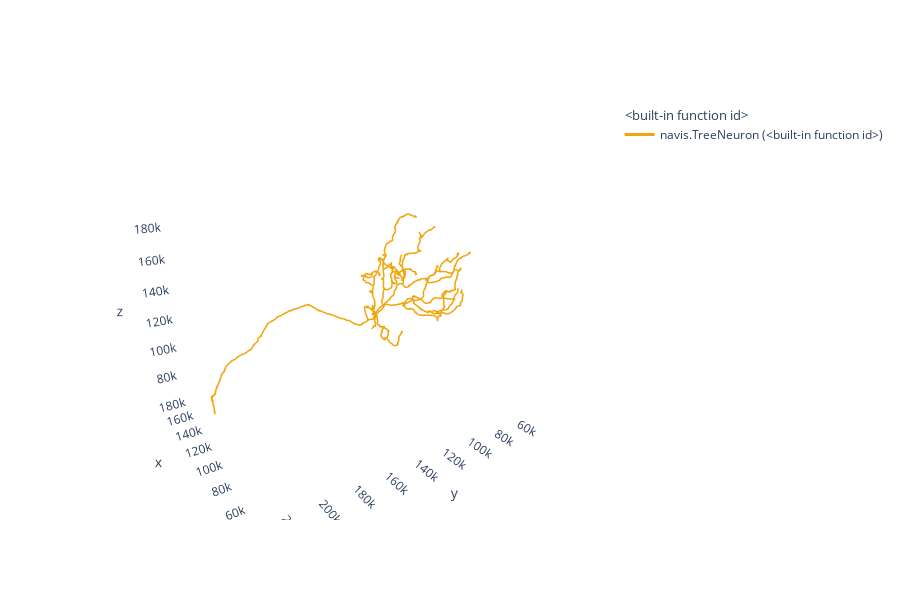

Notebook code for this chart:
### Code cell
s.plot3d(backend='plotly')

### Figure 1 — Plotly figure (JSON) as saved in the notebook; plotly's stock layout.template omitted (floating-point values rounded to 4 significant figures; data arrays with more than 128 entries replaced by an {"elided": "..."} marker saying what was removed)
{"data": [{"hoverinfo": "none", "hovertext": " ", "legendgroup": "<built-in function id>", "legendgrouptitle": {"text": "<built-in function id>"}, "line": {"color": "rgb(242,165,10)", "dash": "solid", "width": 3}, "mode": "lines", "name": "navis.TreeNeuron (<built-in function id>)", "opacity": 1, "showlegend": true, "type": "scatter3d", "x": {"elided": "14796 float values"}, "y": {"elided": "14796 float values"}, "z": {"elided": "14796 float values"}}], "layout": {"autosize": true, "height": 600, "legend": {"bgcolor": "rgba(0,0,0,0)", "orientation": "v"}, "paper_bgcolor": "rgba(0,0,0,0)", "plot_bgcolor": "rgba(0,0,0,0)", "scene": {"aspectmode": "data", "aspectratio": {"x": 1, "y": 1, "z": 1}, "camera": {"eye": {"x": -1.743, "y": 1.071, "z": 0.71}, "up": {"x": 0, "y": 0, "z": 1}}, "xaxis": {"backgroundcolor": "rgb(240, 240, 240)", "gridcolor": "rgb(255, 255, 255)", "showbackground": false, "showgrid": false, "showline": false, "zerolinecolor": "rgb(255, 255, 255)"}, "yaxis": {"backgroundcolor": "rgb(240, 240, 240)", "gridcolor": "rgb(255, 255, 255)", "showbackground": false, "showgrid": false, "showline": false, "zerolinecolor": "rgb(255, 255, 255)"}, "zaxis": {"backgroundcolor": "rgb(240, 240, 240)", "gridcolor": "rgb(255, 255, 255)", "showbackground": false, "showgrid": false, "showline": false, "zerolinecolor": "rgb(255, 255, 255)"}}, "showlegend": true}}
